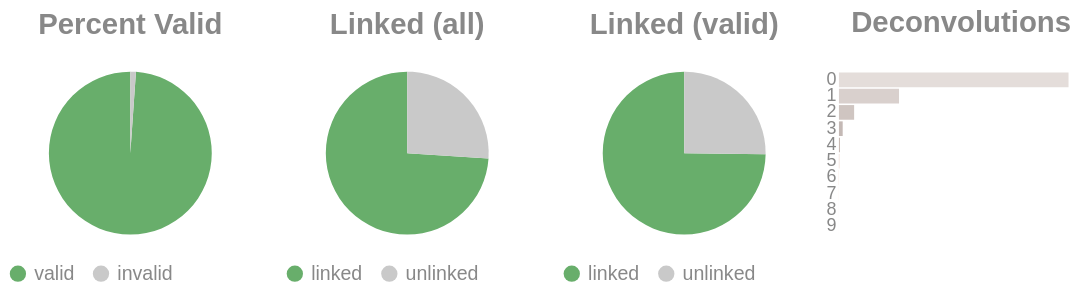

The cell this chart's notebook holds for it:
### Code cell
if SKIPLR:
    pass
else:
    clash = Counter()
    for i in valids['molecule'].to_list():
        _mol = i.split("-")
        if len(_mol) == 1:
            clash.update('0')
        else:
            clash.update(_mol[-1])

    _d = {"deconvolutions": [], 'count': []}
    for k,v in clash.items():
        _d['deconvolutions'].append(k)
        _d['count'].append(v)

    tot_valid = valids['reads'].sum()
    mask = valids['reads'] >= 2
    n_linked_reads = valids.filter(mask)['reads'].sum()
    if n_linked_reads == 0:
        print_html("No linked molecules (>=2 reads) were detected; skipping linked-only distributions.")
        SKIPLR = True
    else:
        perc_valid = round(tot_valid / n_reads, 4)
        linked_perc_abs = round(n_linked_reads / n_reads, 4)
        linked_perc = round(n_linked_reads / tot_valid, 4)

    _valid = pl.DataFrame({"valids": ['valid', 'invalid'], "count": [tot_valid, n_reads - tot_valid]})
    _linked_abs = pl.DataFrame({"linked (absolute)": ['linked', 'unlinked'], "count": [n_linked_reads, n_reads - n_linked_reads]})
    _linked_rel = pl.DataFrame({"linked (valids)": ['linked', 'unlinked'], "count": [n_linked_reads, tot_valid - n_linked_reads]})

    (
        alt.hconcat(
            piechart(_valid, goodval = 'valid', title = "Percent Valid"),
            piechart(_linked_abs, goodval = "linked", title =  "Linked (all)"),
            piechart(_linked_rel, goodval = "linked", title =  "Linked (valid)"),
            convolutionbar(pl.DataFrame(_d), title = "Deconvolutions"),
            center = True,
            bounds = 'flush'
        )
        .resolve_scale(color='independent')
        .resolve_legend('independent')
        .properties(usermeta={'embedOptions': {"actions": False}})
    ).display()

### Figure 1 — Vega-Lite specification as saved in the notebook (floating-point values rounded to 4 significant figures)
{"width": "container", "height": 400, "config": {"title": {"anchor": "start", "dy": -15, "fontSize": 18, "color": "#888888", "subtitleColor": "#888888", "subtitleFontSize": 14}, "arc": {"fill": "#0072B2"}, "axis": {"domainColor": "#888888", "domainWidth": 0.5, "gridWidth": 0.2, "grid": false, "titleFontWeight": 400, "titleFontSize": 15, "labelFontSize": 11, "labelColor": "#888888", "tickColor": "#888888", "tickWidth": 0.2, "titleColor": "#888888"}, "axisBand": {"grid": false}, "axisX": {"grid": true, "tickSize": 10, "domainCap": "round"}, "axisY": {"domain": false, "grid": true, "tickSize": 0, "domainCap": "round"}, "background": "transparent", "header": {"labelFontSize": 15, "labelColor": "#888888", "titleFontSize": 15, "titleFontWeight": 600, "titleColor": "#888888"}, "legend": {"labelFont": "sans-serif", "labelFontSize": 12, "labelColor": "#888888", "symbolSize": 100, "symbolType": "circle", "titleFontSize": 12, "titlePadding": 10, "titleColor": "#888888", "title": null}, "range": {"category": ["#E69F00", "#56B4E9", "#009E73", "#F0E442", "#0072B2", "#D55E00", "#CC79A7", "#000000"], "diverging": ["#cfe8f3", "#a2d4ec", "#73bfe2", "#46abdb", "#1696d2", "#12719e"]}, "area": {"fill": "#0072B2", "fillOpacity": 0.7, "line": true, "strokeOpacity": 0.7}, "line": {"color": "#0072B2", "stroke": "#0072B2", "strokeWidth": 2}, "trail": {"color": "#0072B2", "stroke": "#0072B2", "strokeWidth": 0, "size": 1}, "point": {"filled": true, "fillOpacity": 1.0, "size": 95}, "text": {"color": "#888888", "fontSize": 11, "align": "right", "fontWeight": 400, "size": 11}, "bar": {"fill": "#0072B2", "stroke": null}, "view": {"stroke": null, "continuousWidth": 660, "continuousHeight": 400}}, "hconcat": [{"data": {"name": "data-60c8745d52cec78a38cfb2db32e855a1"}, "mark": {"type": "arc"}, "encoding": {"color": {"field": "valids", "legend": {"orient": "bottom", "title": null}, "scale": {"domain": ["valid", "invalid"], "range": ["#68ae6b", "#C9C9C9"]}, "title": "Valids", "type": "nominal"}, "theta": {"field": "count", "type": "quantitative"}, "tooltip": [{"field": "valids", "title": "Valids", "type": "ordinal"}, {"field": "percent", "format": ".2%", "title": "Percent", "type": "quantitative"}, {"field": "count", "title": "Count", "type": "quantitative"}]}, "height": 100, "title": {"text": "Percent Valid", "align": "center", "anchor": "middle"}, "transform": [{"calculate": "datum.count / 2875743", "as": "percent"}], "width": 150}, {"data": {"name": "data-14f4a9877d1c9795d30b0a9caed71848"}, "mark": {"type": "arc"}, "encoding": {"color": {"field": "linked (absolute)", "legend": {"orient": "bottom", "title": null}, "scale": {"domain": ["linked", "unlinked"], "range": ["#68ae6b", "#C9C9C9"]}, "title": "Linked (Absolute)", "type": "nominal"}, "theta": {"field": "count", "type": "quantitative"}, "tooltip": [{"field": "linked (absolute)", "title": "Linked (Absolute)", "type": "ordinal"}, {"field": "percent", "format": ".2%", "title": "Percent", "type": "quantitative"}, {"field": "count", "title": "Count", "type": "quantitative"}]}, "height": 100, "title": {"text": "Linked (all)", "align": "center", "anchor": "middle"}, "transform": [{"calculate": "datum.count / 2875743", "as": "percent"}], "width": 150}, {"data": {"name": "data-0f31781241bc2cc9403e3e45055ce61e"}, "mark": {"type": "arc"}, "encoding": {"color": {"field": "linked (valids)", "legend": {"orient": "bottom", "title": null}, "scale": {"domain": ["linked", "unlinked"], "range": ["#68ae6b", "#C9C9C9"]}, "title": "Linked (Valids)", "type": "nominal"}, "theta": {"field": "count", "type": "quantitative"}, "tooltip": [{"field": "linked (valids)", "title": "Linked (Valids)", "type": "ordinal"}, {"field": "percent", "format": ".2%", "title": "Percent", "type": "quantitative"}, {"field": "count", "title": "Count", "type": "quantitative"}]}, "height": 100, "title": {"text": "Linked (valid)", "align": "center", "anchor": "middle"}, "transform": [{"calculate": "datum.count / 2844036", "as": "percent"}], "width": 150}, {"data": {"name": "data-5b2aaf87c05a8549dee3d43eaa910944"}, "mark": {"type": "bar"}, "encoding": {"color": {"field": "deconvolutions", "legend": null, "scale": {"scheme": "lightgreyred"}, "type": "nominal"}, "tooltip": [{"field": "deconvolutions", "title": "Deconvolutions", "type": "ordinal"}, {"field": "percent", "format": ".2%", "title": "Percent", "type": "quantitative"}, {"field": "count", "title": "Count", "type": "quantitative"}], "x": {"axis": null, "field": "count", "type": "quantitative"}, "y": {"field": "deconvolutions", "sort": "ascending", "title": null, "type": "nominal"}}, "height": 100, "title": {"text": "Deconvolutions", "align": "center", "anchor": "middle"}, "transform": [{"calculate": "datum.count / 1268081", "as": "percent"}], "width": 150}], "bounds": "flush", "center": true, "resolve": {"legend": {"angle": "independent"}, "scale": {"color": "independent"}}, "usermeta": {"embedOptions": {"actions": false}}, "$schema": "https://vega.github.io/schema/vega-lite/v6.4.1.json", "datasets": {"data-60c8745d52cec78a38cfb2db32e855a1": [{"valids": "valid", "count": 2844036}, {"valids": "invalid", "count": 31707}], "data-14f4a9877d1c9795d30b0a9caed71848": [{"linked (absolute)": "linked", "count": 2126760}, {"linked (absolute)": "unlinked", "count": 748983}], "data-0f31781241bc2cc9403e3e45055ce61e": [{"linked (valids)": "linked", "count": 2126760}, {"linked (valids)": "unlinked", "count": 717276}], "data-5b2aaf87c05a8549dee3d43eaa910944": [{"deconvolutions": "0", "count": 939648}, {"deconvolutions": "1", "count": 245947}, {"deconvolutions": "2", "count": 62186}, {"deconvolutions": "3", "count": 15376}, {"deconvolutions": "4", "count": 3611}, {"deconvolutions": "5", "count": 940}, {"deconvolutions": "6", "count": 253}, {"deconvolutions": "7", "count": 80}, {"deconvolutions": "8", "count": 28}, {"deconvolutions": "9", "count": 12}]}}
